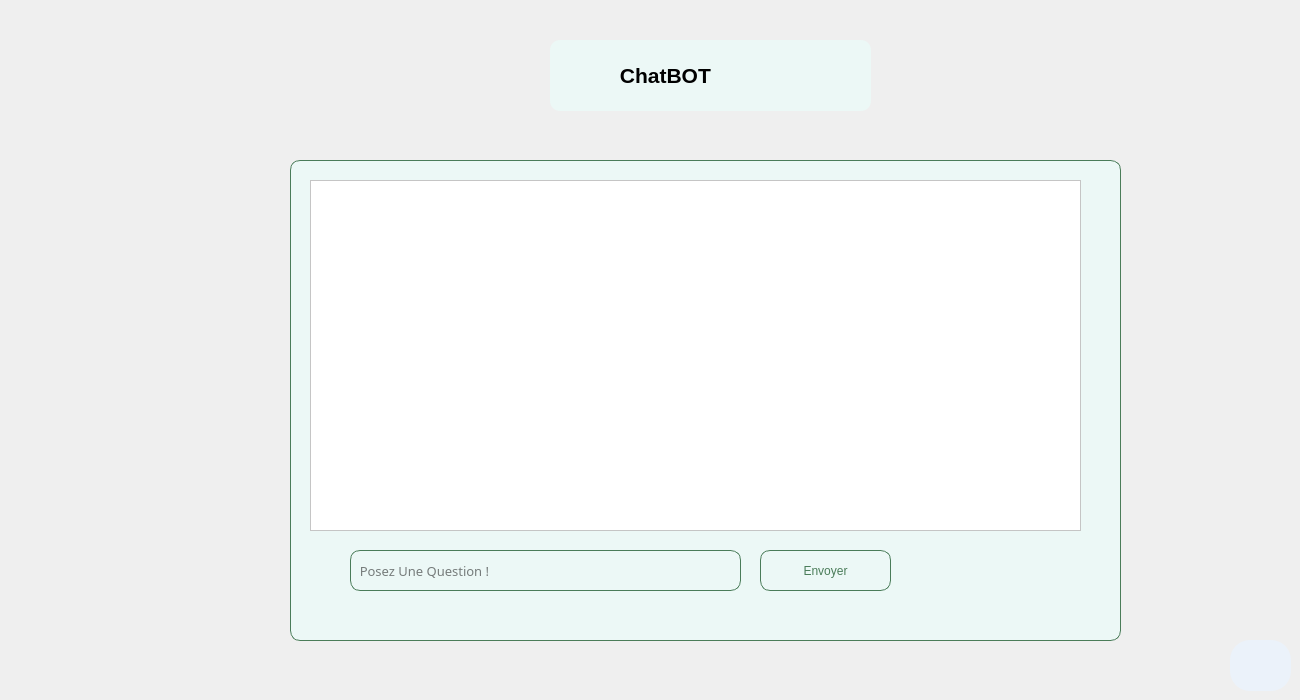
       <widget class="QWidget" name="chatBotPage">
        <widget class="QFrame" name="chatbotContainer">
         <property name="geometry">
          <rect>
           <x>290</x>
           <y>160</y>
           <width>831</width>
           <height>481</height>
          </rect>
         </property>
         <property name="styleSheet">
          <string notr="true">#chatbotContainer{
background-color: #ecf8f6;
border-radius: 10px;
border: 1px solid #4A7C59;
}</string>
         </property>
         <property name="frameShape">
          <enum>QFrame::StyledPanel</enum>
         </property>
         <property name="frameShadow">
          <enum>QFrame::Raised</enum>
         </property>
         <widget class="QPlainTextEdit" name="chatBot">
          <property name="geometry">
           <rect>
            <x>20</x>
            <y>20</y>
            <width>771</width>
            <height>351</height>
           </rect>
          </property>
          <property name="styleSheet">
           <string notr="true">background-color: white;
font: 12pt &quot;MS Shell Dlg 2&quot;;
color: black;</string>
          </property>
         </widget>
         <widget class="QLineEdit" name="inputChatbot">
          <property name="geometry">
           <rect>
            <x>60</x>
            <y>390</y>
            <width>391</width>
            <height>41</height>
           </rect>
          </property>
          <property name="font">
           <font>
            <family>century gothic</family>
            <pointsize>10</pointsize>
           </font>
          </property>
          <property name="styleSheet">
           <string notr="true">QLineEdit{
font-family:century gothic;
background:transparent;
border:none;
color: black;
border-radius: 10px;
border: 1px solid #4A7C59;
}</string>
          </property>
          <property name="placeholderText">
           <string>  Posez Une Question !</string>
          </property>
         </widget>
         <widget class="QPushButton" name="sendChatBtn">
          <property name="geometry">
           <rect>
            <x>470</x>
            <y>390</y>
            <width>131</width>
            <height>41</height>
           </rect>
          </property>
          <property name="styleSheet">
           <string notr="true">QPushButton{
border-radius: 10px;
border: 1px solid #4A7C59;
background: transparent;
color: #4A7C59;
}
QPushButton:hover{
background: #4A7C59;
color: #FAF3DD;
}
</string>
          </property>
          <property name="text">
           <string>Envoyer</string>
          </property>
         </widget>
         <widget class="QLabel" name="labelCache">
          <property name="geometry">
           <rect>
            <x>40</x>
            <y>10</y>
            <width>141</width>
            <height>16</height>
           </rect>
          </property>
          <property name="text">
           <string/>
          </property>
         </widget>
        </widget>
        <widget class="QLabel" name="label_70">
         <property name="geometry">
          <rect>
           <x>550</x>
           <y>40</y>
           <width>321</width>
           <height>71</height>
          </rect>
         </property>
         <property name="font">
          <font>
           <pointsize>16</pointsize>
           <weight>75</weight>
           <bold>true</bold>
          </font>
         </property>
         <property name="styleSheet">
          <string notr="true">QLabel{
background: #ecf8f6;
color: black;
border-radius: 10px;
}</string>
         </property>
         <property name="text">
          <string>            ChatBOT</string>
         </property>
        </widget>
        <widget class="QPushButton" name="backMenuIrr_18">
         <property name="geometry">
          <rect>
           <x>1230</x>
           <y>640</y>
           <width>61</width>
           <height>51</height>
          </rect>
         </property>
         <property name="font">
          <font>
           <pointsize>14</pointsize>
           <weight>75</weight>
           <bold>true</bold>
          </font>
         </property>
         <property name="styleSheet">
          <string notr="true">QPushButton{
background: #EBF2FA;
color: black;
border-radius: 20px;
}  
QPushButton:hover
{
color: white;
background: #0FAC71;
} </string>
         </property>
         <property name="text">
          <string/>
         </property>
         <property name="icon">
          <iconset resource="icon.qrc">
           <normaloff>:/icons/icon/log-out.svg</normaloff>:/icons/icon/log-out.svg</iconset>
         </property>
         <property name="iconSize">
          <size>
           <width>30</width>
           <height>30</height>
          </size>
         </property>
        </widget>
       </widget>
